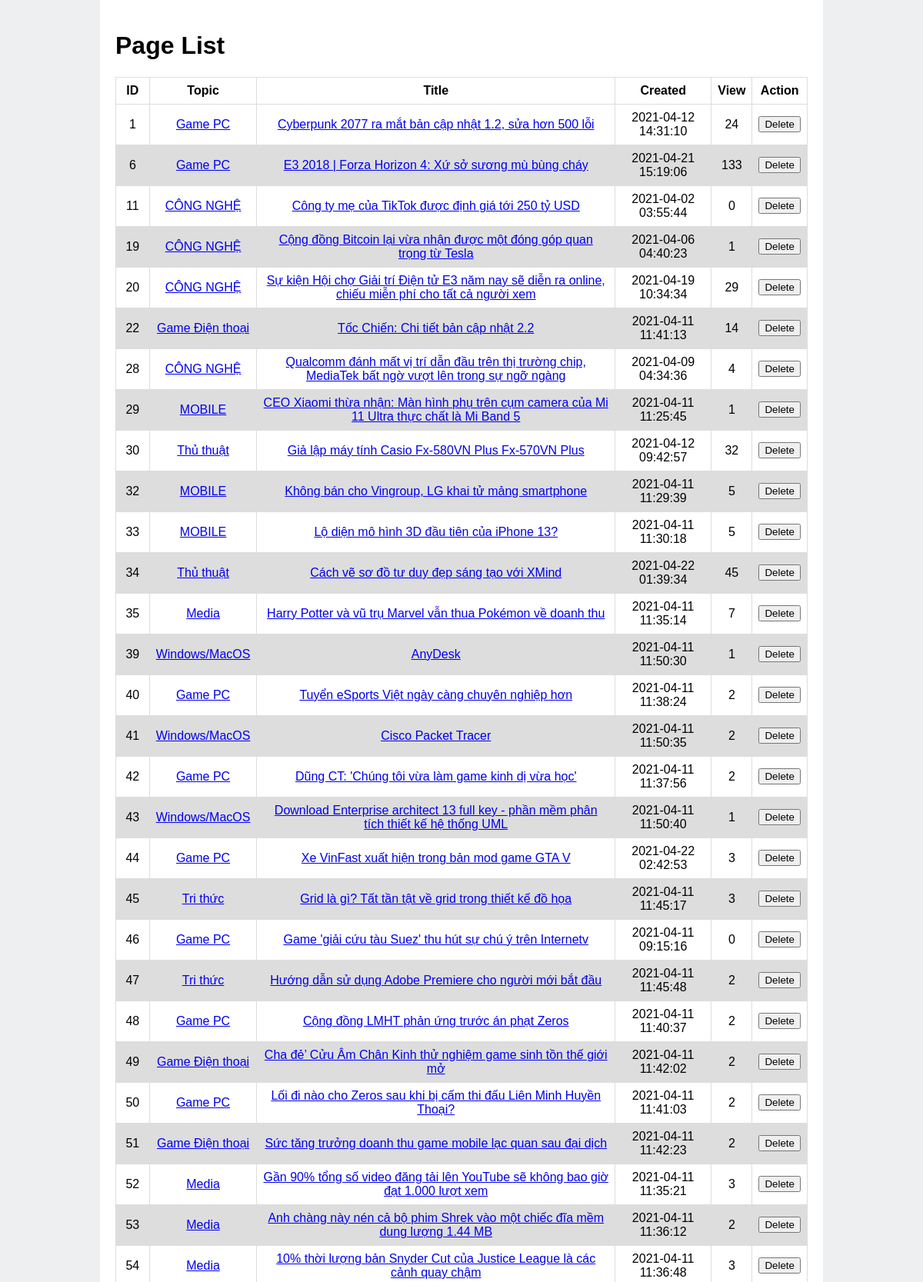
Page /admin/PageList.php (upper part) on the committed database.
### tables this page shows
CREATE TABLE `pages` (
  `id` int(11) UNSIGNED NOT NULL,
  `topic` varchar(50) NOT NULL,
  `title` varchar(100) NOT NULL,
  `url` varchar(300) NOT NULL,
  `label` varchar(100) NOT NULL,
  `body` text NOT NULL,
  `created` timestamp NOT NULL DEFAULT current_timestamp() ON UPDATE current_timestamp(),
  `view` int(11) NOT NULL,
  `updated` timestamp NULL DEFAULT NULL,
  `userId` int(11) DEFAULT NULL
);

### admin/PageList.php (called while the page is built)
<?php
    require 'start.php';
    require MODEL_ROOT . '/getPageList.php';
    require VIEW_ROOT . '/PageView.php';
?>

### admin/model/getPageList.php (called while the page is built)
<?php
    $pages = $db->query("
        SELECT id, topic, title, url, created, view
        FROM pages
        ORDER BY id
    ")->fetchAll(PDO::FETCH_ASSOC);

### admin/views/PageView.php (the view, shortened to what this page needs)
<!DOCTYPE html>
<html lang="en">
<head>
    <link rel="stylesheet" href="<?php echo BASE_VIEW; ?>assets/css/styles.css">
</head>
<body>
    <div class='wrapper'>
        <h1> Page List </h1>
        <table>
        <thead>
            <tr>
                <th>ID</th>
                <th>Topic</th>
                <th>Title</th>
                <th>Created</th>
                <th>View</th>
                <th colspan="2">Action</th>
            </tr>
        </thead>
            <?php foreach($pages as $row):?>
                <tr>
                    <td><?php echo $row['id'];?></td>
                    <td>
                        <a href="http://localhost/myweb/webProject/topic.php?topic=<?php echo $row['topic'];?>" target="_blank">
                            <?php echo $row['topic'];?>
                        </a>
                    </td>
                    <td>
                        <a href="http://localhost/myweb/webProject/page.php?id=<?php echo $row['id'];?>" target="_blank">
                            <?php echo $row['title'];?>
                        </a>
                    </td>
                    <td><?php echo $row['created'];?></td>
                    <td><?php echo $row['view'];?></td>
                    <td>
                        <button onclick="deletePage(<?php echo $row['id']; ?>, this)">Delete</button>
                    </td>
                </tr>
            <?php endforeach;?>
        </table>
    </div>
</body>
</html>

### admin/views/assets/css/styles.css (style rules this page uses)
body { font: 1em "Helveltica", sans-serif; background-color: #edeff0; margin: 0; }
.wrapper { margin: 0 auto; padding: 20px; width: 100%; max-width: 900px; background-color: #fff; }
h1, h2, h3, h4, h5 { font-weight: 200%; }
table { font-family: arial, sans-serif; border-collapse: collapse; width: 100%; }
td { border: 1px solid #dddddd; text-align: center; padding: 8px; }
th { border: 1px solid #dddddd; text-align: center; padding: 8px; }
tr:nth-child(even) { background-color: #dddddd; }

### rows in the picture
pages: id "1", topic "Game PC", title "Cyberpunk 2077 ra mắt bản cập nhật 1.2, sửa hơn 500 lỗi", created "2021-04-12 14:31:10", view "24"
pages: id "6", topic "Game PC", title "E3 2018 | Forza Horizon 4: Xứ sở sương mù bùng cháy", created "2021-04-21 15:19:06", view "133"
pages: id "11", topic "CÔNG NGHỆ", title "Công ty mẹ của TikTok được định giá tới 250 tỷ USD", created "2021-04-02 03:55:44", view "0"
pages: id "19", topic "CÔNG NGHỆ", title "Cộng đồng Bitcoin lại vừa nhận được một đóng góp quan trọng từ Tesla", created "2021-04-06 04:40:23", view "1"
pages: id "20", topic "CÔNG NGHỆ", title "Sự kiện Hội chợ Giải trí Điện tử E3 năm nay sẽ diễn ra online, chiếu miễn phí cho tất cả người xem", created "2021-04-19 10:34:34", view "29"
pages: id "22", topic "Game Điện thoại", title "Tốc Chiến: Chi tiết bản cập nhật 2.2", created "2021-04-11 11:41:13", view "14"
pages: id "28", topic "CÔNG NGHỆ", title "Qualcomm đánh mất vị trí dẫn đầu trên thị trường chip, MediaTek bất ngờ vượt lên trong sự ngỡ ngàng", created "2021-04-09 04:34:36", view "4"
pages: id "29", topic "MOBILE", title "CEO Xiaomi thừa nhận: Màn hình phụ trên cụm camera của Mi 11 Ultra thực chất là Mi Band 5", created "2021-04-11 11:25:45", view "1"
pages: id "30", topic "Thủ thuật", title "Giả lập máy tính Casio Fx-580VN Plus Fx-570VN Plus", created "2021-04-12 09:42:57", view "32"
pages: id "32", topic "MOBILE", title "Không bán cho Vingroup, LG khai tử mảng smartphone", created "2021-04-11 11:29:39", view "5"
pages: id "33", topic "MOBILE", title "Lộ diện mô hình 3D đầu tiên của iPhone 13?", created "2021-04-11 11:30:18", view "5"
pages: id "34", topic "Thủ thuật", title "Cách vẽ sơ đồ tư duy đẹp sáng tạo với XMind", created "2021-04-22 01:39:34", view "45"
pages: id "35", topic "Media", title "Harry Potter và vũ trụ Marvel vẫn thua Pokémon về doanh thu", created "2021-04-11 11:35:14", view "7"
pages: id "39", topic "Windows/MacOS", title "AnyDesk", created "2021-04-11 11:50:30", view "1"
pages: id "40", topic "Game PC", title "Tuyển eSports Việt ngày càng chuyên nghiệp hơn", created "2021-04-11 11:38:24", view "2"
pages: id "41", topic "Windows/MacOS", title "Cisco Packet Tracer", created "2021-04-11 11:50:35", view "2"
pages: id "42", topic "Game PC", title "Dũng CT: 'Chúng tôi vừa làm game kinh dị vừa học'", created "2021-04-11 11:37:56", view "2"
pages: id "43", topic "Windows/MacOS", title "Download Enterprise architect 13 full key - phần mềm phân tích thiết kế hệ thống UML", created "2021-04-11 11:50:40", view "1"
pages: id "44", topic "Game PC", title "Xe VinFast xuất hiện trong bản mod game GTA V", created "2021-04-22 02:42:53", view "3"
pages: id "45", topic "Tri thức", title "Grid là gì? Tất tần tật về grid trong thiết kế đồ họa", created "2021-04-11 11:45:17", view "3"
pages: id "46", topic "Game PC", title "Game 'giải cứu tàu Suez' thu hút sự chú ý trên Internetv", created "2021-04-11 09:15:16", view "0"
pages: id "47", topic "Tri thức", title "Hướng dẫn sử dụng Adobe Premiere cho người mới bắt đầu", created "2021-04-11 11:45:48", view "2"
pages: id "48", topic "Game PC", title "Cộng đồng LMHT phản ứng trước án phạt Zeros", created "2021-04-11 11:40:37", view "2"
pages: id "49", topic "Game Điện thoại", title "Cha đẻ’ Cửu Âm Chân Kinh thử nghiệm game sinh tồn thế giới mở", created "2021-04-11 11:42:02", view "2"
pages: id "50", topic "Game PC", title "Lối đi nào cho Zeros sau khi bị cấm thi đấu Liên Minh Huyền Thoại?", created "2021-04-11 11:41:03", view "2"
pages: id "51", topic "Game Điện thoại", title "Sức tăng trưởng doanh thu game mobile lạc quan sau đại dịch", created "2021-04-11 11:42:23", view "2"
pages: id "52", topic "Media", title "Gần 90% tổng số video đăng tải lên YouTube sẽ không bao giờ đạt 1.000 lượt xem", created "2021-04-11 11:35:21", view "3"
pages: id "53", topic "Media", title "Anh chàng này nén cả bộ phim Shrek vào một chiếc đĩa mềm dung lượng 1.44 MB", created "2021-04-11 11:36:12", view "2"
pages: id "54", topic "Media", title "10% thời lượng bản Snyder Cut của Justice League là các cảnh quay chậm", created "2021-04-11 11:36:48", view "3"
